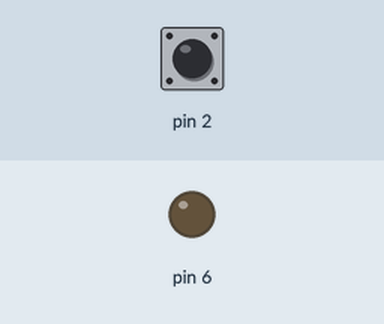
A sketch run on a simulated Arduino Uno, built for the host (arithmetic inside an expression is 32-bit, double 64-bit). On the bench: output pins drawn as LEDs (lit = HIGH). Inputs (shaded band) come from the test bench; at power-on: pin 2 HIGH. Storage starts empty.

Above: at 1.2 s.
1.3 s: pin 2 pulled LOW for 0.15 s
At 2.5 s:
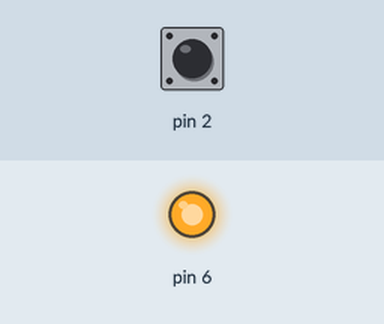
2.9 s: pin 2 pulled LOW for 1 s
At 3.8 s:
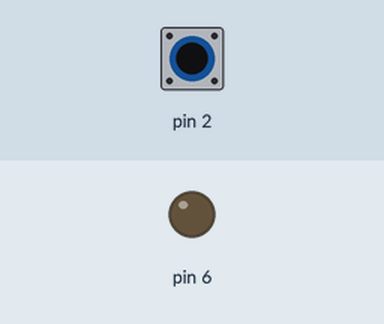
5.4 s: pin 2 pulled LOW for 3.2 s
At 5.7 s:
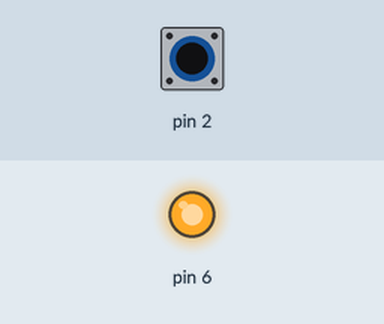
Timing chart, 0 to 8.4 s (numbered marks = the images above; inputs shaded):
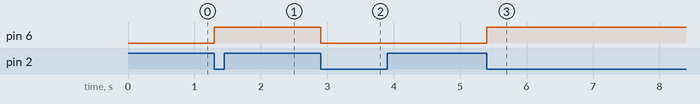

The sketch:

record.ino
```cpp
#include <SD.h>
#include <SPI.h>
#include <TMRpcm.h>

#define SD_ChipSelectPin 10

TMRpcm audio;

int audiofile = 0;
unsigned long i = 0;
bool recmode = 0;

void setup() {
  pinMode(A0, INPUT);
  pinMode(6, OUTPUT);
  pinMode(2, INPUT_PULLUP);
  attachInterrupt(0, button, LOW);
  SD.begin(SD_ChipSelectPin);
  audio.CSPin = SD_ChipSelectPin;
}

void loop() {

}

void button() {
  while (i < 300000) {
    i++;
  }
  i = 0;
  if (recmode == 0) {
    recmode = 1;
    audiofile++;
    digitalWrite(6, HIGH);
    switch (audiofile) {
      case 1: audio.startRecording("1.wav", 16000, A0); break;
      case 2: audio.startRecording("2.wav", 16000, A0); break;
      case 3: audio.startRecording("3.wav", 16000, A0); break;
      case 4: audio.startRecording("4.wav", 16000, A0); break;
      case 5: audio.startRecording("5.wav", 16000, A0); break;
      case 6: audio.startRecording("6.wav", 16000, A0); break;
      case 7: audio.startRecording("7.wav", 16000, A0); break;
      case 8: audio.startRecording("8.wav", 16000, A0); break;
      case 9: audio.startRecording("9.wav", 16000, A0); break;
      case 10: audio.startRecording("10.wav", 16000, A0); break;
    }
  }
  else {
    recmode = 0;
    digitalWrite(6, LOW);
    switch (audiofile) {
      case 1: audio.stopRecording("1.wav"); break;
      case 2: audio.stopRecording("2.wav"); break;
      case 3: audio.stopRecording("3.wav"); break;
      case 4: audio.stopRecording("4.wav"); break;
      case 5: audio.stopRecording("5.wav"); break;
      case 6: audio.stopRecording("6.wav"); break;
      case 7: audio.stopRecording("7.wav"); break;
      case 8: audio.stopRecording("8.wav"); break;
      case 9: audio.stopRecording("9.wav"); break;
      case 10: audio.stopRecording("10.wav"); break;
    }
  }
}
```

Measured:
- after the input at 1.3 s, pin 6: LOW → HIGH at once
- after the input at 2.9 s, pin 6: HIGH → LOW at once
- after the input at 5.4 s, pin 6: LOW → HIGH at once
